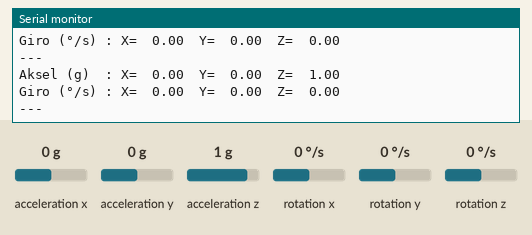
Bench run of a sketch on a simulated ESP32. On the bench: the last lines printed to the serial monitor. Wiring (inferred from the names in the program): MPU-9250 motion sensor at I2C address 0x68. The inputs (shaded band) are chosen by the test bench; at power-on: acceleration x 0 g, acceleration y 0 g, acceleration z 1 g, rotation x 0 °/s, rotation y 0 °/s, rotation z 0 °/s.

Above: at 2.3 s.
2.4 s: acceleration x set to -1.4 g
At 2.96 s:
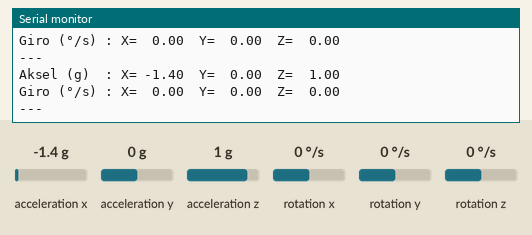
4.6 s: acceleration y set to -1.4 g
At 4.96 s:
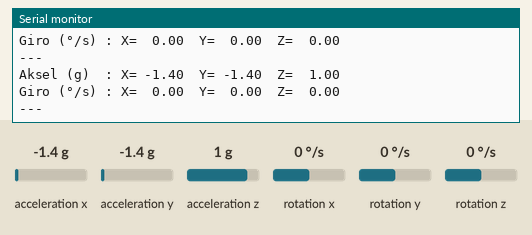
6.6 s: acceleration z set to -1.4 g
At 6.96 s:
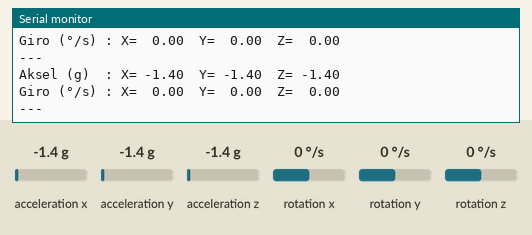
8.6 s: rotation x set to -192 °/s
At 8.96 s:
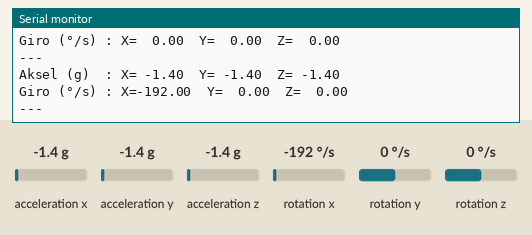
10.6 s: rotation y set to -192 °/s
At 10.96 s:
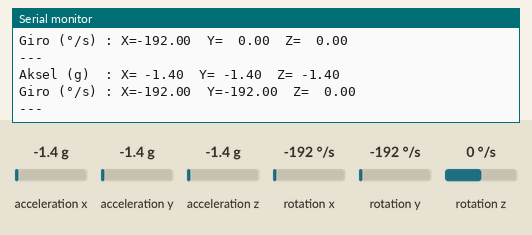
12.6 s: rotation z set to -192 °/s
At 12.96 s:
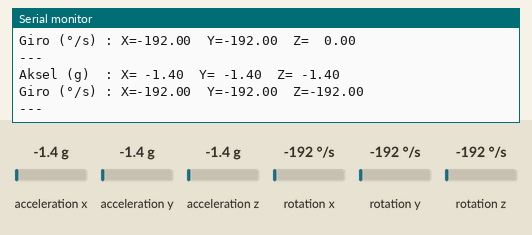

The sketch:

p2_tanpa_library.ino
```cpp
/*
 * BAB 29 - Program 2: Membaca Sensor Tanpa Library
 * Membaca akselerometer dan giroskop MPU-6050 (atau chip pengganti seperti
 * MPU-6500/MPU-9250) langsung dari register dengan library Wire,
 * lalu menampilkannya setiap 500 ms.
 *
 * Rangkaian: tidak perlu kabel. MPU-6050 tersambung ke
 * IO21 (SDA) dan IO22 (SCL) lewat jumper cap di kit.
 * Library: tidak perlu library tambahan (Wire sudah termasuk paket esp32)
 */

#include <Wire.h>

#define PIN_SDA 21
#define PIN_SCL 22

const uint8_t MPU_ALAMAT = 0x68;  // ganti 0x69 kalau pin AD0 modulmu HIGH

// Nomor register (sama untuk MPU-6050 dan keluarga MPU-6500)
#define REG_CONFIG        0x1A  // filter DLPF giroskop (di MPU-6050 juga akselerometer)
#define REG_GYRO_CONFIG   0x1B  // rentang giroskop
#define REG_ACCEL_CONFIG  0x1C  // rentang akselerometer
#define REG_ACCEL_CONFIG2 0x1D  // filter akselerometer, hanya ada di keluarga MPU-6500
#define REG_ACCEL_XOUT_H  0x3B  // awal 14 byte data: aksel X, Y, Z, suhu, giro X, Y, Z
#define REG_PWR_MGMT_1    0x6B  // pengaturan daya
#define REG_WHO_AM_I      0x75  // identitas chip

const unsigned long JEDA_BACA = 500;  // baca sensor setiap 500 ms
unsigned long waktuBacaTerakhir = 0;
int idChip = -1;                      // isi WHO_AM_I yang terbaca

float ax, ay, az;  // percepatan (g)
float gx, gy, gz;  // kecepatan putar (°/s)

// ---------- Fungsi I2C dasar (sama seperti BAB 23) ----------

int bacaRegister(uint8_t alamat, uint8_t reg) {
  Wire.beginTransmission(alamat);
  Wire.write(reg);
  Wire.endTransmission(false);
  if (Wire.requestFrom(alamat, 1) != 1) {
    return -1;
  }
  return Wire.read();
}

bool tulisRegister(uint8_t alamat, uint8_t reg, uint8_t nilai) {
  Wire.beginTransmission(alamat);
  Wire.write(reg);
  Wire.write(nilai);
  return Wire.endTransmission() == 0;
}

bool bacaBanyak(uint8_t alamat, uint8_t regAwal, uint8_t data[], uint8_t jumlah) {
  Wire.beginTransmission(alamat);
  Wire.write(regAwal);
  Wire.endTransmission(false);
  if (Wire.requestFrom(alamat, jumlah) != jumlah) {
    return false;
  }
  for (uint8_t i = 0; i < jumlah; i++) {
    data[i] = Wire.read();
  }
  return true;
}

// Menggabungkan byte atas dan byte bawah menjadi angka 16 bit bertanda
int16_t gabung(uint8_t atas, uint8_t bawah) {
  return (int16_t)((atas << 8) | bawah);
}

// Menerjemahkan isi register WHO_AM_I menjadi nama chip
const char *namaChip(int id) {
  switch (id) {
    case 0x68: return "MPU-6050";
    case 0x70: return "MPU-6500";
    case 0x71: return "MPU-9250";
    case 0x73: return "MPU-9255";
    case 0x98: return "ICM-20689";
    default:   return "chip tidak dikenal";
  }
}

// ---------- Fungsi sensor (bisa dipindah ke Program 3-7) ----------

// Memilih filter DLPF: 0 = paling lebar (sekitar 260 Hz) sampai 6 = paling sempit (5 Hz)
void aturFilter(uint8_t pilihan) {
  tulisRegister(MPU_ALAMAT, REG_CONFIG, pilihan);
  if (idChip != 0x68) {
    tulisRegister(MPU_ALAMAT, REG_ACCEL_CONFIG2, pilihan);  // keluarga MPU-6500
  }
}

// Menyiapkan sensor: ±2 g, ±500 °/s, filter sekitar 20 Hz. Hasil: true kalau berhasil.
bool siapkanImu() {
  idChip = bacaRegister(MPU_ALAMAT, REG_WHO_AM_I);
  if (idChip < 0) {
    return false;                                     // tidak ada yang menjawab
  }
  tulisRegister(MPU_ALAMAT, REG_PWR_MGMT_1, 0x80);    // reset semua register chip
  delay(100);                                         // tunggu reset selesai
  if (!tulisRegister(MPU_ALAMAT, REG_PWR_MGMT_1, 0x01)) {
    return false;                                     // gagal membangunkan chip
  }
  tulisRegister(MPU_ALAMAT, REG_GYRO_CONFIG, 0x08);   // giroskop ±500 °/s (65.5 = 1 °/s)
  tulisRegister(MPU_ALAMAT, REG_ACCEL_CONFIG, 0x00);  // akselerometer ±2 g (16384 = 1 g)
  aturFilter(4);                                      // filter sekitar 20 Hz
  delay(50);                                          // beri waktu giroskop stabil
  return true;
}

// Membaca sensor ke variabel ax..az (g) dan gx..gz (°/s). Hasil: true kalau berhasil.
bool bacaImu() {
  uint8_t d[14];  // isi register 0x3B sampai 0x48
  if (!bacaBanyak(MPU_ALAMAT, REG_ACCEL_XOUT_H, d, 14)) {
    return false;
  }
  ax = gabung(d[0], d[1]) / 16384.0;  // ±2 g: 16384 = 1 g
  ay = gabung(d[2], d[3]) / 16384.0;
  az = gabung(d[4], d[5]) / 16384.0;
  // d[6] dan d[7] berisi suhu chip; tidak dipakai karena rumusnya berbeda antar-chip
  gx = gabung(d[8], d[9]) / 65.5;     // ±500 °/s: 65.5 = 1 °/s
  gy = gabung(d[10], d[11]) / 65.5;
  gz = gabung(d[12], d[13]) / 65.5;
  return true;
}

void setup() {
  Serial.begin(115200);
  delay(1000);                   // beri waktu Serial Monitor tersambung
  Wire.begin(PIN_SDA, PIN_SCL);  // bus I2C kit: SDA = IO21, SCL = IO22

  Serial.println("BAB 29 - Program 2: Membaca Sensor Tanpa Library");

  if (!siapkanImu()) {
    Serial.printf("Tidak ada yang menjawab di 0x%02X. Periksa jumper cap MPU-6050.\n", MPU_ALAMAT);
    Serial.println("Program berhenti. Perbaiki dulu, lalu tekan tombol EN.");
    while (true) {
      delay(1000);  // berhenti di sini
    }
  }
  Serial.printf("WHO_AM_I = 0x%02X (%s). Sensor siap: ±2 g, ±500 °/s.\n", idChip, namaChip(idChip));
}

void loop() {
  if (millis() - waktuBacaTerakhir < JEDA_BACA) {
    return;  // belum 500 ms
  }
  waktuBacaTerakhir = millis();

  if (!bacaImu()) {
    Serial.println("Gagal membaca sensor. Periksa jumper cap MPU-6050.");
    return;
  }
  Serial.printf("Aksel (g)  : X=%6.2f  Y=%6.2f  Z=%6.2f\n", ax, ay, az);
  Serial.printf("Giro (°/s) : X=%6.2f  Y=%6.2f  Z=%6.2f\n", gx, gy, gz);
  Serial.println("---");
}
```

Measured:
- after the input at 2.4 s, the serial monitor: prints a new line after 0.25 s (image 1)
- after the input at 4.6 s, the serial monitor: prints a new line after 0.05 s (image 2)
- after the input at 6.6 s, the serial monitor: prints a new line after 0.05 s (image 3)
- after the input at 8.6 s, the serial monitor: prints a new line after 0.06 s (image 4)
- after the input at 10.6 s, the serial monitor: prints a new line after 0.06 s (image 5)
- after the input at 12.6 s, the serial monitor: prints a new line after 0.06 s (image 6)
